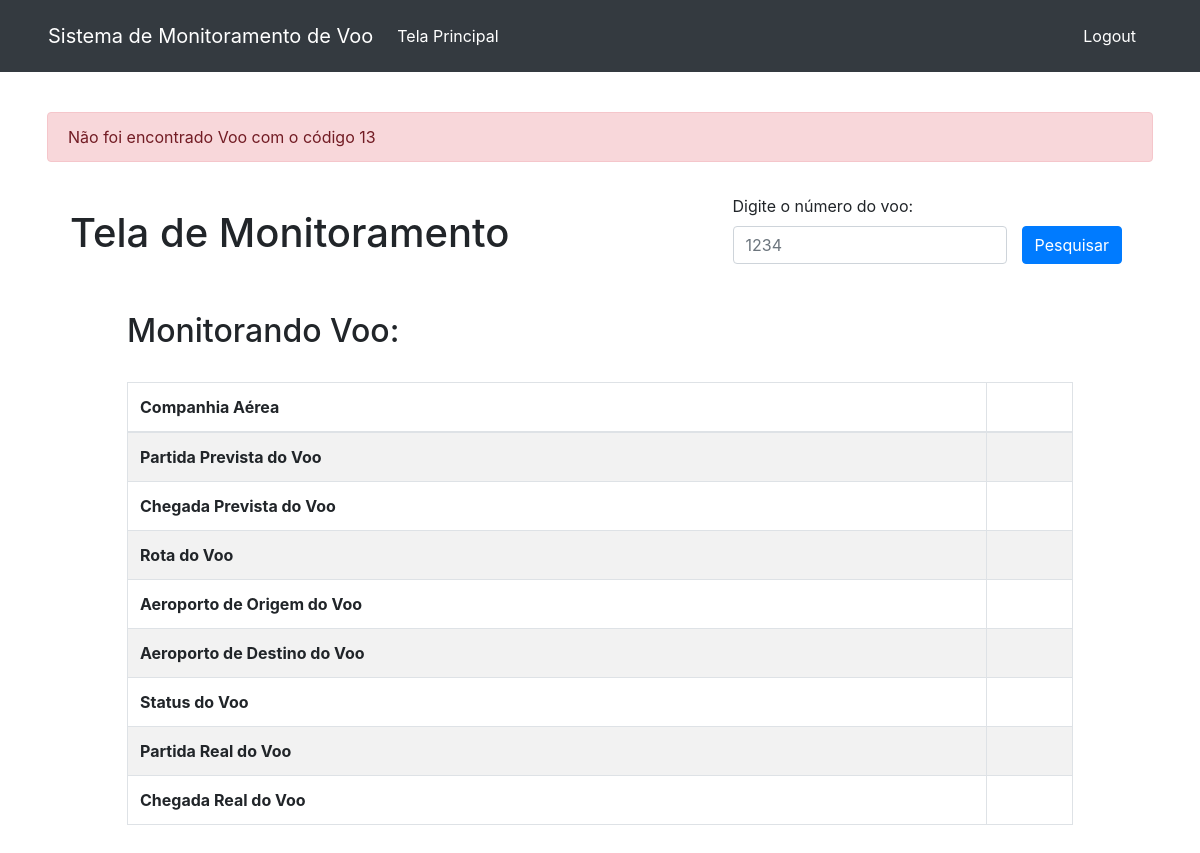
The app's page /monitoramento/?voo=13, older data.
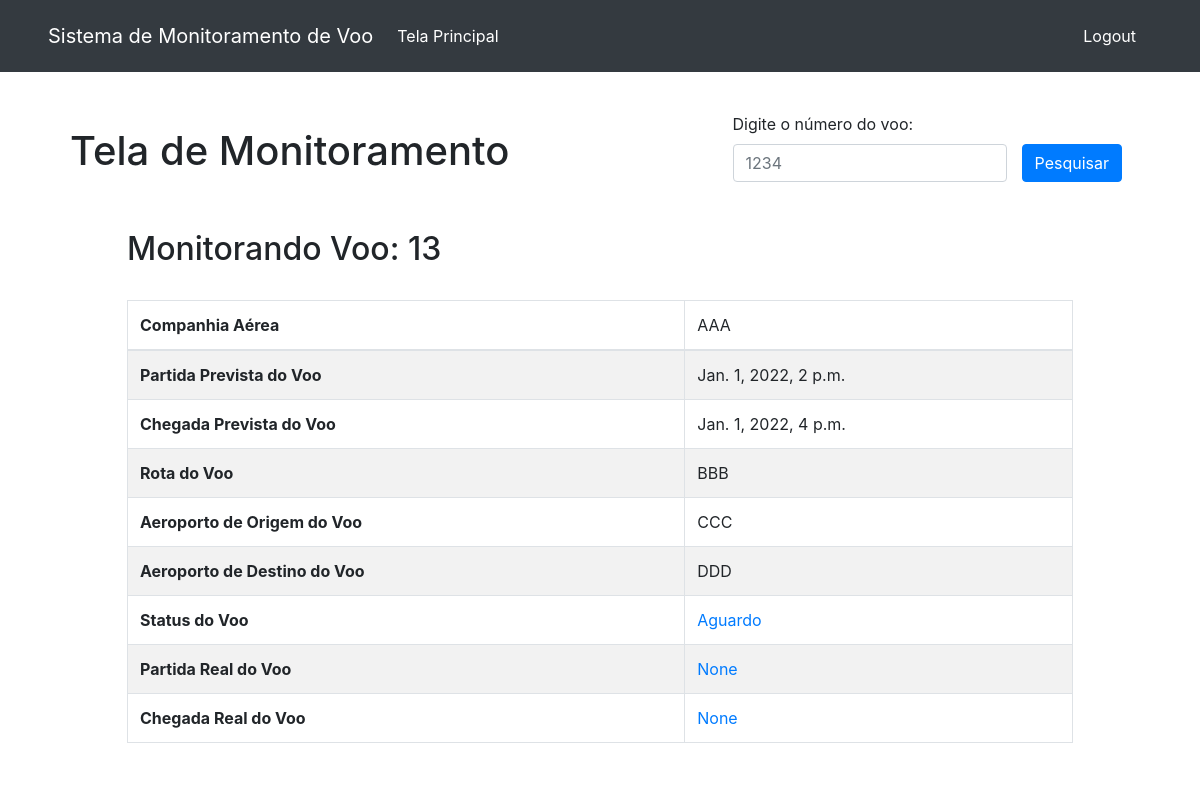
The same page, newer data.
### aeroporto/models.py (models this page shows, shortened)
class Voo(models.Model):
    codigoVoo = models.IntegerField(primary_key=True, null=False, unique=True)
    companhiaAerea = models.CharField(max_length=100, null=False)
    partidaPrevista = models.DateTimeField(null=False)
    partidaReal = models.DateTimeField(null=True)
    chegadaPrevista = models.DateTimeField(null=False)
    chegadaReal = models.DateTimeField(null=True)
    status = models.CharField(max_length=100, null=False, default='Aguardo')
    rota = models.CharField(max_length=100, null=True)
    aeroportoOrigem = models.CharField(max_length=100, null=False)
    aeroportoDestino = models.CharField(max_length=100, null=False)
    class Meta:
        db_table = 'voos'

### aeroporto/views.py (the view)
# urls.py: path('monitoramento/', views.voo_search_view, name='monitoramento_voo'),
def voo_search_view(request):
    voo_object = None
    query = None
    query_dict = request.GET
    try:
        query = int(query_dict.get('voo'))
    except:
        query = None
    if query is not None:
        try:
            voo_object = Voo.objects.get(codigoVoo=query)
        except:
            voo_object = None
            messages.error(request, f'Não foi encontrado Voo com o código {query}')
    context = {'voo': voo_object}
    return render(request, 'monitoramento/voosearch.html', context=context)

### template/monitoramento/voosearch.html (shortened to what the changed rows need)
{% load static %}
<!DOCTYPE html>
<html>
<head>
    <link rel="stylesheet" href="{% static 'css/bootstrap/bootstrap.min.css' %}">
    <link rel="stylesheet" href="{% static 'css/navbar.css' %}">
    <link rel="stylesheet" href="{% static 'css/monitoramento.css' %}">
</head>
<body>
    <div class="container">
        {% for message in messages %}
        <div class="container-fluid p-0">
            <div class="alert {{ message.tags }} alert-dismissible" role="alert" >
                {{ message }}
            </div>
        </div>
        {% endfor %}
        <div class="search-box row">
            <div class="col-md titulo">
                <h1 titulo-text>Tela de Monitoramento</h1>
            </div>
        </div>
        <div class="container-xl table-voo">
            <h2>Monitorando Voo: {{ voo.codigoVoo }} </h2>
            <br>
            <table class="table table-striped table-bordered">
                <thead>
                    <tr>
                        <th scope="col">Companhia Aérea</th>
                        <td scope="col">{{ voo.companhiaAerea}}</td>
                    </tr>
                </thead>
                <tbody>
                    <tr>
                        <th scope="row">Partida Prevista do Voo</th>
                        <td> {{voo.partidaPrevista}} </td>
                    </tr>
                    <tr>
                        <th scope="row">Chegada Prevista do Voo</th>
                        <td> {{voo.chegadaPrevista}} </td>
                    </tr>
                    <tr>
                        <th scope="row">Rota do Voo</th>
                        <td> {{voo.rota}} </td>
                    </tr>
                    <tr>
                        <th scope="row">Aeroporto de Origem do Voo</th>
                        <td> {{ voo.aeroportoOrigem}} </td>
                    </tr>
                    <tr>
                        <th scope="row">Aeroporto de Destino do Voo</th>
                        <td> {{ voo.aeroportoDestino}} </td>
                    </tr>
                    <tr>
                        <th scope="row">Status do Voo</th>
                        <td scope="col">
                            {% if voo.pk %}
                            <a href="{% url 'atualizar_status_voo' voo.pk %}">{{ voo.status }}</a> {% endif %}
                        </td>
                    </tr>
                    <tr>
                        <th scope="row">Partida Real do Voo</th>
                        <td scope="col">
                            {% if voo.pk %}
                            <a href="{% url 'atualizar_partida_voo' voo.pk %}">{{ voo.partidaReal }}</a> {% endif %}
                        </td>
                    </tr>
                    <tr>
                        <th scope="row">Chegada Real do Voo</th>
                        <td scope="col">
                            {% if voo.pk %}
                            <a href="{% url 'atualizar_chegada_voo' voo.pk %}">{{ voo.chegadaReal }}</a> {% endif %}
                        </td>
                    </tr>
                </tbody>
            </table>
        </div>
    </div>
</body>
</html>

Row changes from the older to the newer data that the page shows:
added Voo: codigoVoo "13", companhiaAerea "AAA", partidaPrevista "Jan. 1, 2022, 2 p.m.", chegadaPrevista "Jan. 1, 2022, 4 p.m.", rota "BBB", aeroportoOrigem "CCC", aeroportoDestino "DDD", status "Aguardo", partidaReal "None", chegadaReal "None"
Text that changed along with them:
list line gone: "Não foi encontrado Voo com o código 13"
